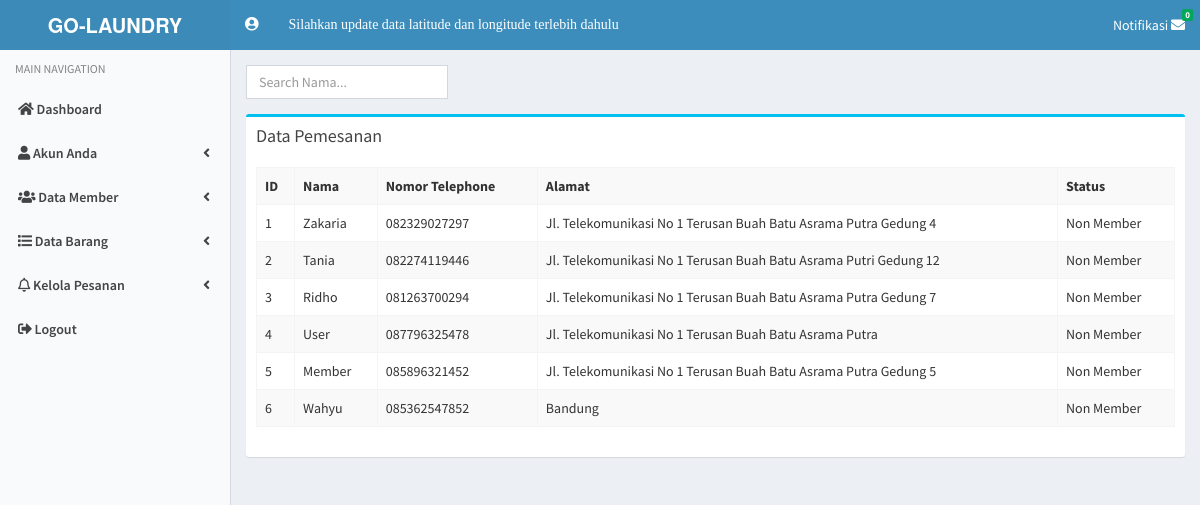
/admin/index.php?page=lihat_member, run on the app's committed database.
### tables this page shows
CREATE TABLE `member` (
  `id_member` int(25) NOT NULL,
  `username_member` varchar(55) NOT NULL,
  `password_member` varchar(55) NOT NULL,
  `notelp_member` varchar(55) NOT NULL,
  `status_member` varchar(55) NOT NULL,
  `alamat_member` text NOT NULL
);

### admin/lihat_member.php (the view, shortened to what this page needs)
<div class="row">
  <div class="col-xs-12">
    <form action="#" method="get" class="form-group">
      <div class="input-group">
        <input type="text" onkeyup="myFunction()" id="myInput" class="form-control" placeholder="Search Nama...">
      </div>
    </form>
    <div id="myTable">
    <div class="box box-info">
      <div class="box-header">
        <h3 class="box-title">Data Pemesanan</h3>
      </div>
      <div class="box-body">
      <form method="post">
        <table id="example1" class="table table-bordered table-striped">
          <tr>
            <th>ID</th>
            <th>Nama</th>
            <th>Nomor Telephone</th>
            <th>Alamat</th>
            <th>Status</th>
          </tr>
            <?php
            include "../login/koneksi.php";
            $query = "SELECT * from member";
            $hasil = mysqli_query($koneksi, $query);
            while ($row = mysqli_fetch_array($hasil)) {
              ?>
              <tr>
                <td><?php echo $row['id_member']; ?></td>
                <td><?php echo $row['username_member']; ?></td>
                <td><?php echo $row['notelp_member']; ?></td>
                <td><?php echo $row['alamat_member']; ?></td>
                <td><?php echo $row['status_member']; ?></td>
              </tr>
              <?php
            }
             ?>
        </table>
        </form>
      </div>
      </div>
    </div>
  </div>
</div>

### data on the page
member: id_member "1", username_member "Zakaria", notelp_member "082329027297", alamat_member "Jl. Telekomunikasi No 1 Terusan Buah Batu Asrama Putra Gedung 4", status_member "Non Member"
member: id_member "2", username_member "Tania", notelp_member "082274119446", alamat_member "Jl. Telekomunikasi No 1 Terusan Buah Batu Asrama Putri Gedung 12", status_member "Non Member"
member: id_member "3", username_member "Ridho", notelp_member "081263700294", alamat_member "Jl. Telekomunikasi No 1 Terusan Buah Batu Asrama Putra Gedung 7", status_member "Non Member"
member: id_member "4", username_member "User", notelp_member "087796325478", alamat_member "Jl. Telekomunikasi No 1 Terusan Buah Batu Asrama Putra", status_member "Non Member"
member: id_member "5", username_member "Member", notelp_member "085896321452", alamat_member "Jl. Telekomunikasi No 1 Terusan Buah Batu Asrama Putra Gedung 5", status_member "Non Member"
member: id_member "6", username_member "Wahyu", notelp_member "085362547852", alamat_member "Bandung", status_member "Non Member"

### other printed values
$result1['jumlah_masuk'] "0"
